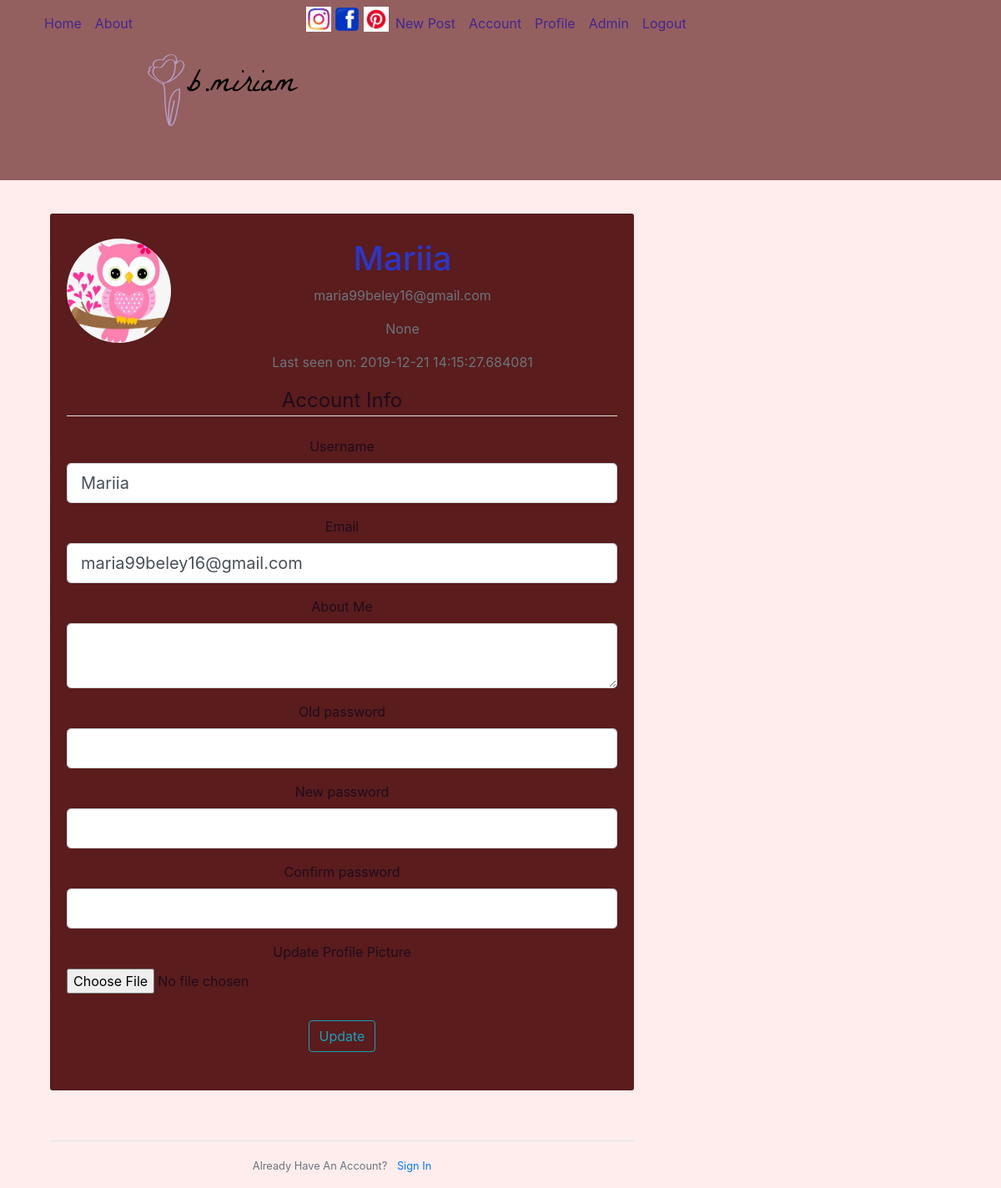
Page /account (signed in) on the earlier database version.
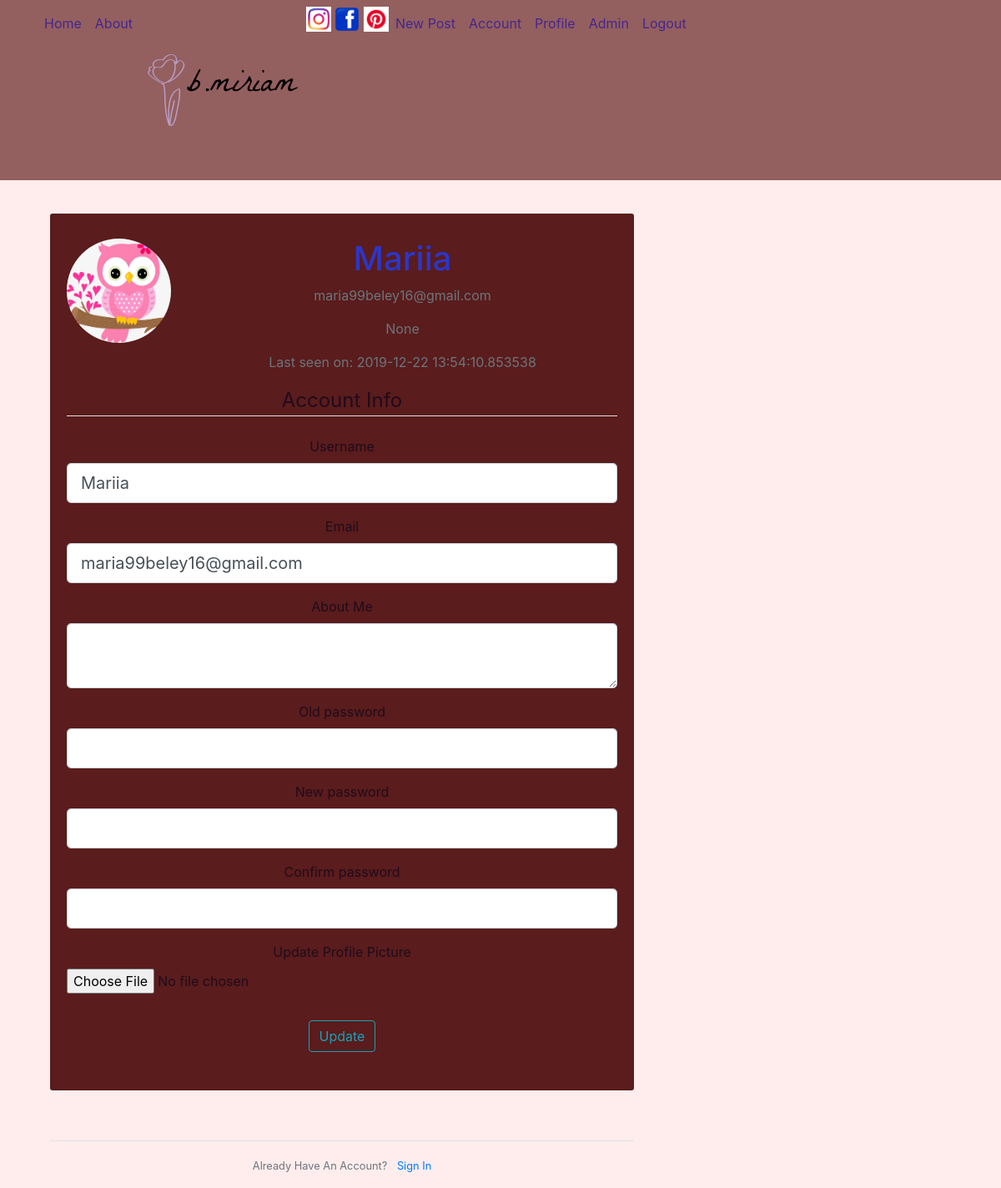
Same page on the later database version.
### myblog/models.py (models this page shows, shortened)
class User(db.Model, UserMixin):
	id = db.Column(db. Integer, primary_key=True)
	username = db.Column(db.String(20), unique=True, nullable=False)
	email = db.Column(db.String(120), unique=True, nullable=False)
	image_file = db.Column(db.String(20), nullable=False, default='default.jpg')
	password = db.Column(db.String(60), nullable=False)
	posts = db.relationship( 'Post', backref='author', lazy=True)
	about_me = db.Column(db.String(140))
	last_seen = db.Column(db.DateTime, default=datetime.utcnow)
	admin = db.Column(db.Boolean())

### myblog/routes.py (the view)
@app.route("/account", methods=['GET', 'POST'])
@login_required
def account():
    form = UpdateAccountForm()
    if form.validate_on_submit():
        if form.picture.data:
            picture_file = save_picture(form.picture.data)
            current_user.image_file = picture_file
        current_user.username = form.username.data
        current_user.email = form.email.data
        current_user.about_me = form.about_me.data
        if bcrypt.check_password_hash(current_user.password, form.old_pass.data):
            hashed_password = bcrypt.generate_password_hash(form.new_pass.data).decode('utf-8')
            current_user.password = hashed_password
        else:
            flash('Old password is wrong!', 'danger')
            return redirect('account')
        db.session.commit()
        flash('Your account has been updated!', 'success')
        return redirect(url_for('account'))
    elif request.method == 'GET':
        form.username.data = current_user.username
        form.email.data = current_user.email
        form.about_me.data = current_user.about_me
    image_file = url_for('static', filename='profile_pics/' + current_user.image_file)
    return render_template('account.html', title='Account', image_file=image_file, form=form)

### myblog/forms.py (shortened to what this page needs)
class UpdateAccountForm(FlaskForm):
	username = StringField('Username', validators=[DataRequired(), Length(min=2, max=20)])
	email = StringField('Email', validators=[DataRequired(), Email()])
	about_me = TextAreaField('About Me')
	picture = FileField('Update Profile Picture', validators=[FileAllowed(['jpg', 'png'])])
	old_pass = PasswordField('Old password', validators=[DataRequired()])
	new_pass = PasswordField('New password', validators=[DataRequired()])
	confirm_pass = PasswordField('Confirm password', validators=[DataRequired(), EqualTo('new_pass')])
	submit = SubmitField('Update')

### myblog/models.py (called while the page is built)
@login_manager.user_loader
def load_user(user_id):
	return User.query.get(int(user_id))

### myblog/routes.py (called while the page is built)
@app.before_request
def before_request():
    if current_user.is_authenticated:
        current_user.last_seen = datetime.utcnow()
        db.session.commit()

@app.before_request
def before_request():
    if current_user.is_authenticated:
        current_user.last_seen = datetime.utcnow()
        db.session.commit()

### myblog/templates/account.html (shortened to what the changed rows need)
{% extends "layout.html" %}
{% block content %}
    <div class="content-section">
    	<div class="media">
    		<div class="media-body">
    			<h2 class="account-heading">{{ current_user.username }}</h2>
                <p class="text-secondary">{{ current_user.email }}</p>
            <p class="text-secondary">{{ current_user.about_me }}</p>
            <p class="text-secondary">Last seen on: {{ current_user.last_seen }}</p>
    		</div>
    	</div>
        <form method="POST" action="" enctype="multipart/form-data">
            <fieldset class="form-group">
                <div class="form-group">
                    {{ form.username.label(class="form-control-label") }}
                    {% if form.username.errors %}
                        {{ form.username(class="form-control form-control-lg is-invalid") }}
                        <div class="invalid-feedback">
                            {% for error in form.username.errors %}
                                <span>{{ error }}</span>
                            {% endfor %}
                        </div>
                    {% else %}
                        {{ form.username(class="form-control form-control-lg") }}
                    {% endif %}
                </div>
                <div class="form-group">
                    {{ form.email.label(class="form-control-label") }}
                    {% if form.email.errors %}
                        {{ form.email(class="form-control form-control-lg is-invalid") }}
                        <div class="invalid-feedback">
                            {% for error in form.email.errors %}
                                <span>{{ error }}</span>
                            {% endfor %}
                        </div>
                    {% else %}
                        {{ form.email(class="form-control form-control-lg") }}
                    {% endif %}
                </div>
                <div class="form-group">
                    {{ form.about_me.label(class="form-control-label") }}
                    {% if form.about_me.errors %}
                        {{ form.about_me(class="form-control form-control-lg is-invalid") }}
                        <div class="invalid-feedback">
                            {% for error in form.about_me.errors %}
                                <span>{{ error }}</span>
                            {% endfor %}
                        </div>
                    {% else %}
                        {{ form.about_me(class="form-control form-control-lg") }}
                    {% endif %}
                </div>
            </fieldset>
        </form>
    </div>
{% endblock content %}

Differences in the rows shown:
changed User "Mariia": last_seen "2019-12-21 14:15:27.684081" → "2019-12-22 13:54:10.853538"
